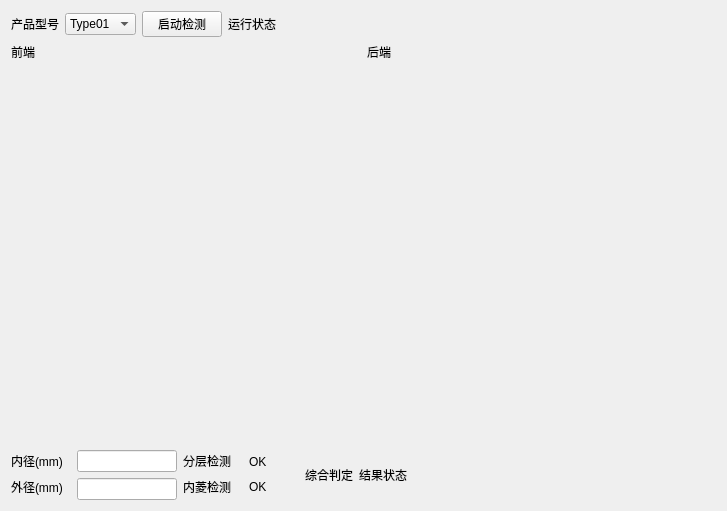
<?xml version="1.0" encoding="UTF-8"?>
<ui version="4.0">
 <class>Form_detectPage</class>
 <widget class="QWidget" name="Form_detectPage">
  <property name="geometry">
   <rect>
    <x>0</x>
    <y>0</y>
    <width>727</width>
    <height>511</height>
   </rect>
  </property>
  <property name="windowTitle">
   <string>Form</string>
  </property>
  <layout class="QVBoxLayout" name="verticalLayout_5">
   <item>
    <layout class="QHBoxLayout" name="horizontalLayout_toolbar">
     <item>
      <widget class="QLabel" name="label_product_type">
       <property name="text">
        <string>产品型号</string>
       </property>
      </widget>
     </item>
     <item>
      <widget class="QComboBox" name="comboBox">
       <item>
        <property name="text">
         <string>Type01</string>
        </property>
       </item>
       <item>
        <property name="text">
         <string>Type02</string>
        </property>
       </item>
       <item>
        <property name="text">
         <string>Type03</string>
        </property>
       </item>
      </widget>
     </item>
     <item>
      <widget class="QPushButton" name="pushButton">
       <property name="text">
        <string>启动检测</string>
       </property>
      </widget>
     </item>
     <item>
      <widget class="QLabel" name="label_icon_state">
       <property name="text">
        <string>运行状态</string>
       </property>
      </widget>
     </item>
     <item>
      <spacer name="horizontalSpacer">
       <property name="orientation">
        <enum>Qt::Orientation::Horizontal</enum>
       </property>
       <property name="sizeHint" stdset="0">
        <size>
         <width>40</width>
         <height>20</height>
        </size>
       </property>
      </spacer>
     </item>
    </layout>
   </item>
   <item>
    <layout class="QHBoxLayout" name="horizontalLayout_view">
     <item>
      <layout class="QVBoxLayout" name="verticalLayout_front" stretch="0,1">
       <item>
        <widget class="QLabel" name="label_front">
         <property name="text">
          <string>前端</string>
         </property>
        </widget>
       </item>
       <item>
        <widget class="QWidget" name="widget_front_view" native="true"/>
       </item>
      </layout>
     </item>
     <item>
      <layout class="QVBoxLayout" name="verticalLayout_back" stretch="0,1">
       <item>
        <widget class="QLabel" name="label_back">
         <property name="text">
          <string>后端</string>
         </property>
        </widget>
       </item>
       <item>
        <widget class="QWidget" name="widget_back_view" native="true"/>
       </item>
      </layout>
     </item>
    </layout>
   </item>
   <item>
    <layout class="QHBoxLayout" name="horizontalLayout">
     <item>
      <layout class="QVBoxLayout" name="verticalLayout">
       <item>
        <widget class="QLabel" name="label_inner_radius">
         <property name="sizePolicy">
          <sizepolicy hsizetype="Fixed" vsizetype="Fixed">
           <horstretch>0</horstretch>
           <verstretch>0</verstretch>
          </sizepolicy>
         </property>
         <property name="minimumSize">
          <size>
           <width>60</width>
           <height>0</height>
          </size>
         </property>
         <property name="maximumSize">
          <size>
           <width>60</width>
           <height>16777215</height>
          </size>
         </property>
         <property name="text">
          <string>内径(mm)</string>
         </property>
        </widget>
       </item>
       <item>
        <widget class="QLabel" name="label_outer_radius">
         <property name="sizePolicy">
          <sizepolicy hsizetype="Fixed" vsizetype="Fixed">
           <horstretch>0</horstretch>
           <verstretch>0</verstretch>
          </sizepolicy>
         </property>
         <property name="minimumSize">
          <size>
           <width>60</width>
           <height>0</height>
          </size>
         </property>
         <property name="maximumSize">
          <size>
           <width>60</width>
           <height>16777215</height>
          </size>
         </property>
         <property name="text">
          <string>外径(mm)</string>
         </property>
        </widget>
       </item>
      </layout>
     </item>
     <item>
      <layout class="QVBoxLayout" name="verticalLayout_2">
       <item>
        <widget class="QLineEdit" name="lineEdit_inner_radius">
         <property name="sizePolicy">
          <sizepolicy hsizetype="Fixed" vsizetype="Fixed">
           <horstretch>0</horstretch>
           <verstretch>0</verstretch>
          </sizepolicy>
         </property>
         <property name="minimumSize">
          <size>
           <width>100</width>
           <height>0</height>
          </size>
         </property>
         <property name="maximumSize">
          <size>
           <width>100</width>
           <height>16777215</height>
          </size>
         </property>
        </widget>
       </item>
       <item>
        <widget class="QLineEdit" name="lineEdit_outer_radius">
         <property name="sizePolicy">
          <sizepolicy hsizetype="Fixed" vsizetype="Fixed">
           <horstretch>0</horstretch>
           <verstretch>0</verstretch>
          </sizepolicy>
         </property>
         <property name="minimumSize">
          <size>
           <width>100</width>
           <height>0</height>
          </size>
         </property>
         <property name="maximumSize">
          <size>
           <width>100</width>
           <height>16777215</height>
          </size>
         </property>
        </widget>
       </item>
      </layout>
     </item>
     <item>
      <layout class="QVBoxLayout" name="verticalLayout_3">
       <item>
        <widget class="QLabel" name="label_fencen">
         <property name="sizePolicy">
          <sizepolicy hsizetype="Fixed" vsizetype="Fixed">
           <horstretch>0</horstretch>
           <verstretch>0</verstretch>
          </sizepolicy>
         </property>
         <property name="minimumSize">
          <size>
           <width>60</width>
           <height>0</height>
          </size>
         </property>
         <property name="maximumSize">
          <size>
           <width>60</width>
           <height>16777215</height>
          </size>
         </property>
         <property name="text">
          <string>分层检测</string>
         </property>
        </widget>
       </item>
       <item>
        <widget class="QLabel" name="label_neiling">
         <property name="sizePolicy">
          <sizepolicy hsizetype="Fixed" vsizetype="Fixed">
           <horstretch>0</horstretch>
           <verstretch>0</verstretch>
          </sizepolicy>
         </property>
         <property name="minimumSize">
          <size>
           <width>60</width>
           <height>0</height>
          </size>
         </property>
         <property name="maximumSize">
          <size>
           <width>60</width>
           <height>16777215</height>
          </size>
         </property>
         <property name="text">
          <string>内菱检测</string>
         </property>
        </widget>
       </item>
      </layout>
     </item>
     <item>
      <layout class="QVBoxLayout" name="verticalLayout_4">
       <item>
        <widget class="QLabel" name="label_fencen_isok">
         <property name="sizePolicy">
          <sizepolicy hsizetype="Fixed" vsizetype="Fixed">
           <horstretch>0</horstretch>
           <verstretch>0</verstretch>
          </sizepolicy>
         </property>
         <property name="minimumSize">
          <size>
           <width>50</width>
           <height>0</height>
          </size>
         </property>
         <property name="maximumSize">
          <size>
           <width>50</width>
           <height>16777215</height>
          </size>
         </property>
         <property name="text">
          <string>OK</string>
         </property>
        </widget>
       </item>
       <item>
        <widget class="QLabel" name="label_neilng_isok">
         <property name="sizePolicy">
          <sizepolicy hsizetype="Fixed" vsizetype="Fixed">
           <horstretch>0</horstretch>
           <verstretch>0</verstretch>
          </sizepolicy>
         </property>
         <property name="minimumSize">
          <size>
           <width>50</width>
           <height>0</height>
          </size>
         </property>
         <property name="maximumSize">
          <size>
           <width>50</width>
           <height>16777215</height>
          </size>
         </property>
         <property name="text">
          <string>OK</string>
         </property>
        </widget>
       </item>
      </layout>
     </item>
     <item>
      <widget class="QLabel" name="label_result">
       <property name="text">
        <string>综合判定</string>
       </property>
      </widget>
     </item>
     <item>
      <widget class="QLabel" name="label_icon_result">
       <property name="text">
        <string>结果状态</string>
       </property>
      </widget>
     </item>
     <item>
      <spacer name="horizontalSpacer_2">
       <property name="orientation">
        <enum>Qt::Orientation::Horizontal</enum>
       </property>
       <property name="sizeHint" stdset="0">
        <size>
         <width>40</width>
         <height>20</height>
        </size>
       </property>
      </spacer>
     </item>
    </layout>
   </item>
  </layout>
 </widget>
 <resources/>
 <connections/>
</ui>
